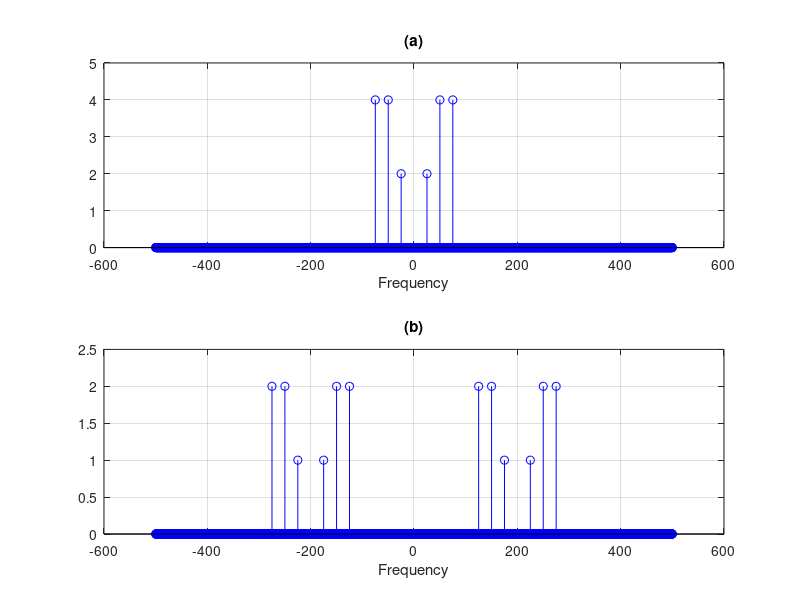
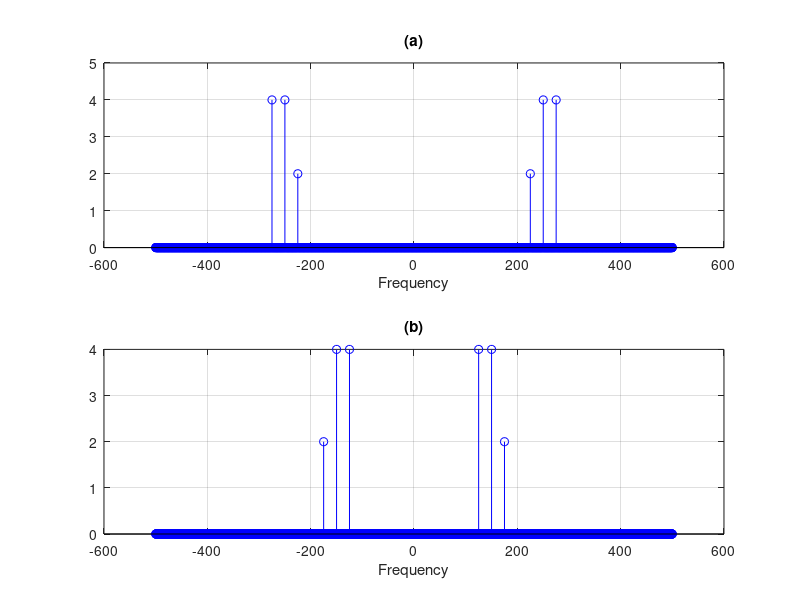
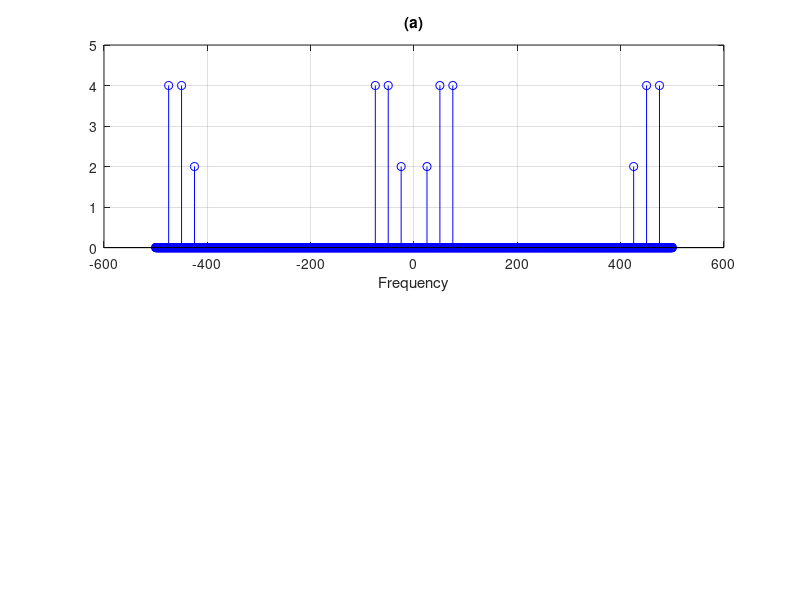

These charts were generated, in order, by the following MATLAB code: (Note: this script raises an error after producing the figures.)
Fs=1000;    %sampling frequency
ts=1/Fs;    %sampling period
T=4; 
t=ts:ts:T;
fm1=25;
fm2=50;
fm3=75
m=4*cos(2*pi*fm1*t)+8*cos(2*pi*fm2*t)+8*cos(2*pi*fm3*t);  %message signal
n=length(m);
fre_m=fftshift(fft(m,n)); %computes the fourier transform
f=(-(n-1)/2:(n-1)/2)*(Fs/n);
figure(1)
subplot(211)
stem(f,abs(fre_m)/n,'bo');
grid on
title('(a)');
xlabel('Frequency');
fc=200;
%implement DSB-SC Amplitude
s_dsb=m.*cos(2*pi*fc*t);
fre_sdsb=fftshift(fft(s_dsb,n)); 
figure(1)
subplot(212)
stem(f,abs(fre_sdsb)/n,'bo');
grid on
title('(b)');
xlabel('Frequency');

%% Hilbert Transform - SSB-Modulation
m_h=imag(hilbert(m));
s_usb=m.*cos(2*pi*fc*t)-m_h.*sin(2*pi*fc*t);
s_lsb=m.*cos(2*pi*fc*t)+m_h.*sin(2*pi*fc*t);
fre_susb=fftshift(fft(s_usb,n));
fre_slsb=fftshift(fft(s_lsb,n)); 
figure(2)
subplot(211)
stem(f,abs(fre_susb)/n,'bo');
grid on
title('(a)');
xlabel('Frequency');
subplot(212)
stem(f,abs(fre_slsb)/n,'bo');
grid on
title('(b)');
xlabel('Frequency');
%% USB-Demodulation
r=2*cos(2*pi*fc*t).*s_usb;
n=length(r); % m is the input signal
fre_r=fftshift(fft(r,n)); %computes the fourier transform
figure(3)
subplot(211)
stem(f,abs(fre_r)/n,'bo');
grid on
title('(a)');
xlabel('Frequency');
f_cuttof=80;
f_stop=100;
lpFilt=designfilt('lowpassfir','PassbandFrequency',f_cuttof,'StopbandFrequency',f_stop,'SampleRate',Fs);
%fvtool(lpFilt);
m_recovered=filter(lpFilt,r);
fre_mrec=fftshift(fft(m_recovered,n));

figure(3)
subplot(212)
stem(f,abs(fre_mrec)/n,'bo');
grid on
title('(b)');
xlabel('Frequency');
%% LSB-Demodulation
r=2*cos(2*pi*fc*t).*s_lsb;
n=length(r); % m is the input signal
fre_r=fftshift(fft(r,n)); %computes the fourier transform
figure(4)
subplot(211)
stem(f,abs(fre_r)/n,'bo');
grid on
title('(a)');
xlabel('Frequency');
f_cuttof=80;
f_stop=100;
lpFilt=designfilt('lowpassfir','PassbandFrequency',f_cuttof,'StopbandFrequency',f_stop,'SampleRate',Fs);
%fvtool(lpFilt);
m_recovered=filter(lpFilt,r);
fre_mrec=fftshift(fft(m_recovered,n));

figure(4)
subplot(212)
stem(f,abs(fre_mrec)/n,'bo');
grid on
title('(b)');
xlabel('Frequency');
